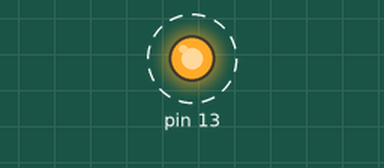
This sketch was run on a simulated Arduino Nano, built with avr-gcc and run on an emulated ATmega328P. Shown: output pins drawn as LEDs (lit = HIGH). Dashed ring = blinking. What the sketch prints to the serial monitor is not drawn.

Above: at 0.2 s.
Timing chart, 0 to 3.0 s (numbered marks = the images above):
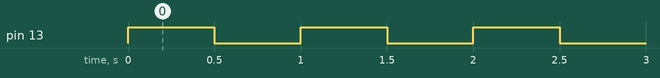

The sketch:

arduinoNano.ino
```cpp
/*
arduino nano
atmega 328
 */


// the setup function runs once when you press reset or power the board
void setup() {
  // initialize digital pin 13 as an output.
  pinMode(13, OUTPUT);
  Serial.begin(9600);
  Serial.println("hello world");
}

// the loop function runs over and over again forever
void loop() {
  Serial.println("high");
  digitalWrite(13, HIGH);   // turn the LED on (HIGH is the voltage level)
  delay(500);              // wait for a second

  Serial.println("low");
  digitalWrite(13, LOW);    // turn the LED off by making the voltage LOW
  delay(500);              // wait for a second
}
```

Measured:
- by itself, pin 13: alternates HIGH for 0.50 s and LOW for 0.50 s
